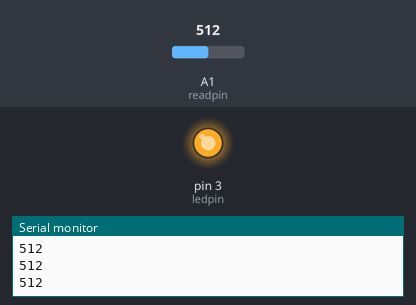
Bench run of a sketch on a simulated Arduino Uno, built with avr-gcc and run on an emulated ATmega328P. On the bench: output pins drawn as LEDs (lit = HIGH), the last lines printed to the serial monitor. The test bench sets the inputs (shaded band); at power-on: A1 (readpin) = 512.

Above: at 1.2 s.
1.3 s: A1 (readpin) set to 493
At 2.5 s:
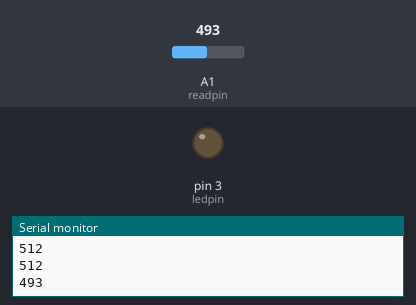
2.9 s: A1 (readpin) set to 510
At 3.8 s:
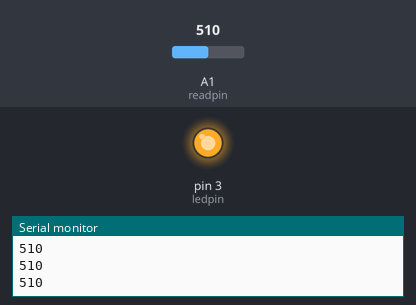
4.5 s: A1 (readpin) set to 490
At 5.2 s:
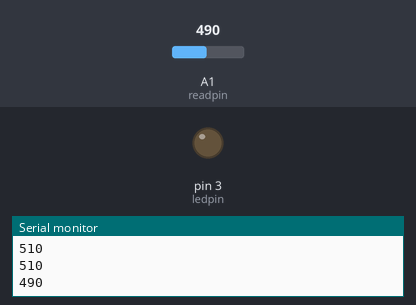
Timing chart, 0 to 7.5 s (numbered marks = the images above; inputs shaded):
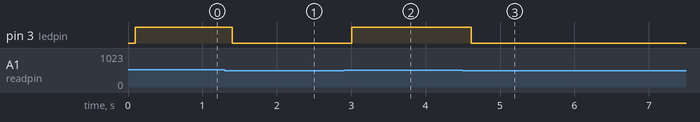

Measured:
- the behaviour switches between 501 and 500 on A1 (readpin) (found by bisection; images 0 and 1)
- after the input at 1.3 s, pin 3 (ledpin): HIGH → LOW after 0.10 s
- after the input at 2.9 s, pin 3 (ledpin): LOW → HIGH after 0.11 s
- after the input at 4.5 s, pin 3 (ledpin): HIGH → LOW after 0.11 s

The sketch:

Day_09_1_for_loop.ino
```cpp
int readpin=A1;
int ledpin=3;
int potvalue;
int dtime=100;
void setup() {
  // put your setup code here, to run once:
pinMode(ledpin,OUTPUT);
pinMode(readpin,INPUT);
Serial.begin(115200);
}

void loop() {
  // put your main code here, to run repeatedly:
potvalue=analogRead(readpin);
delay(dtime);
while(potvalue>500){
digitalWrite(ledpin,HIGH);
potvalue=analogRead(readpin);
Serial.println(potvalue);
delay(dtime);
}
digitalWrite(ledpin,LOW);
}
```
